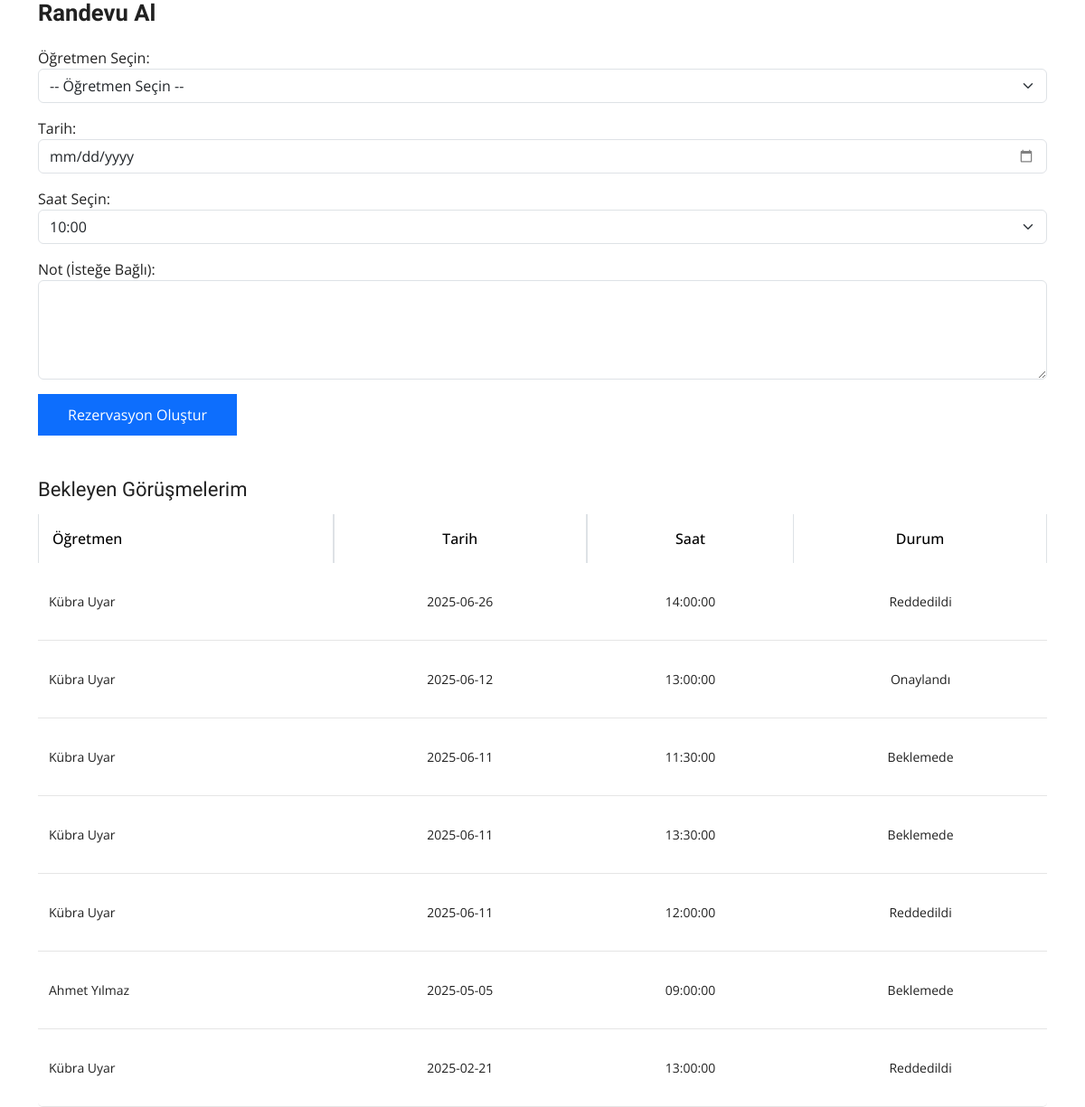
The app's page /KLASOR/gorusme_ayarla.php (signed in), older data.
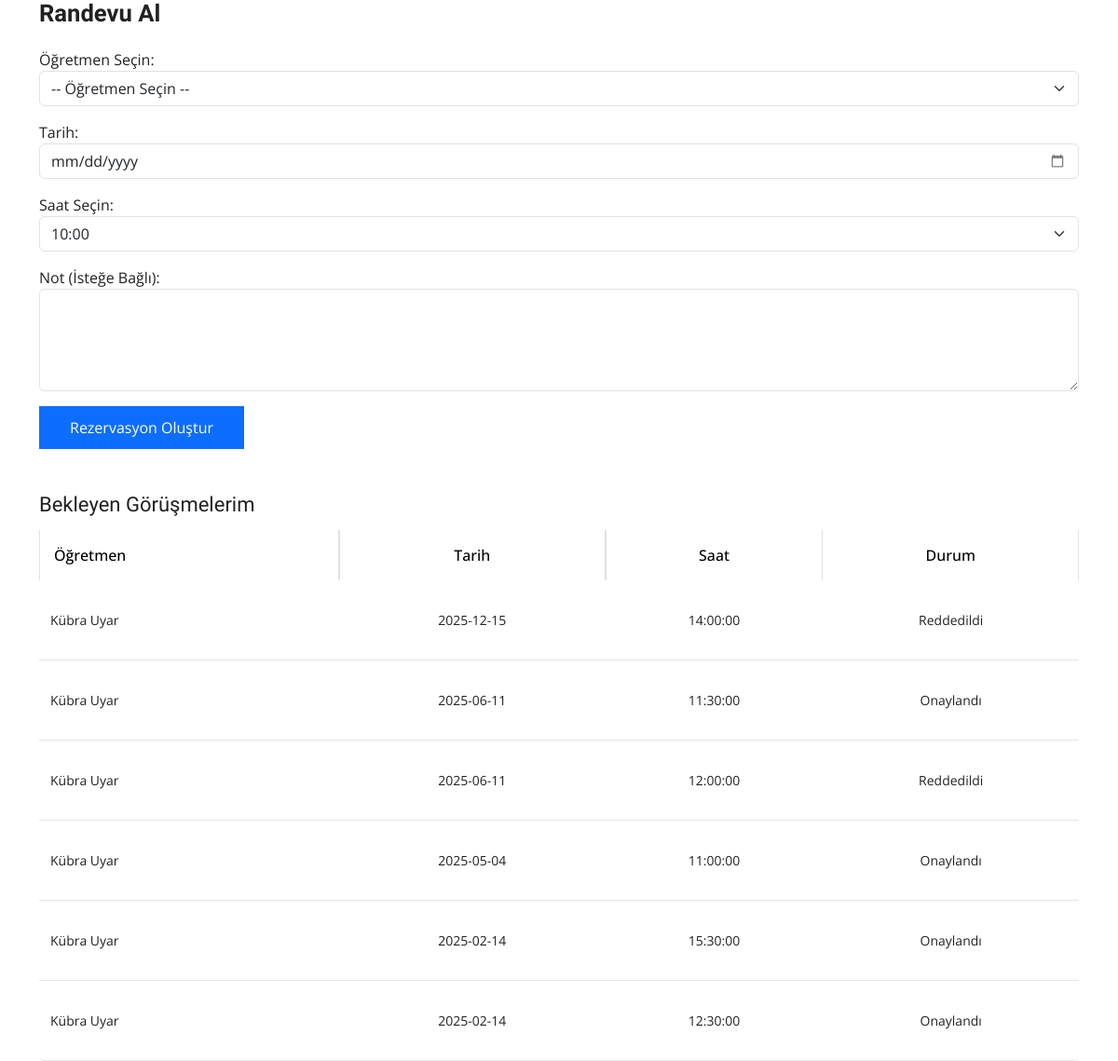
The same page, newer data.
### tables this page shows
CREATE TABLE `rezervasyonlar` (
  `id` int(11) NOT NULL,
  `ogrenci_id` int(11) NOT NULL,
  `ogretmen_id` int(11) NOT NULL,
  `tarih` date NOT NULL,
  `saat` time NOT NULL,
  `baslik` varchar(255) NOT NULL,
  `mesaj` varchar(255) NOT NULL,
  `durum` varchar(255) NOT NULL,
  `ogretmen_notu` text DEFAULT NULL,
  `created_at` datetime NOT NULL,
  `katildi_mi` tinyint(1) DEFAULT 1
);

CREATE TABLE `ogretmenler` (
  `id` int(11) NOT NULL,
  `unvan` varchar(255) NOT NULL,
  `ad_soyad` varchar(255) NOT NULL,
  `email` varchar(255) NOT NULL,
  `sifre` varchar(255) NOT NULL,
  `created_at` datetime NOT NULL
);

### KLASOR/gorusme_ayarla.php (the view, shortened to what this page needs)
<?php
include "db.php";
?>
<!DOCTYPE html>
<html lang="tr">
<head>
  <link rel="stylesheet" href="assets/css/bootstrap.min.css">
  <link rel="stylesheet" href="assets/css/fontawesome-all.min.css">
  <link rel="stylesheet" href="assets/css/line-awesome.min.css">
  <link rel="stylesheet" href="assets/css/main.css">
</head>
<body>
<div class="container">
  <h3 class="mb-4">Randevu Al</h3>
  <form method="POST" action="rezervasyon_kaydet.php">
    <div class="mb-3">
      <label for="ogretmen">Öğretmen Seçin:</label>
      <select name="ogretmen_id" id="ogretmen" class="form-select" required>
        <option value="">-- Öğretmen Seçin --</option>
      </select>
    </div>
    <div class="mb-3">
      <label for="tarih">Tarih:</label>
      <input type="date" name="tarih" id="tarih" class="form-control" required>
    </div>
    <div class="mb-3">
      <label for="saat">Saat Seçin:</label>
      <select name="saat" class="form-select" required>
        <?php
        $saatler = ["10:00", "10:30", "11:00", "11:30", "12:00", "12:30", "13:00", "13:30", "14:00", "14:30", "15:00", "15:30", "16:00", "16:30"];
        foreach ($saatler as $saat) {
            echo "<option value='$saat'>$saat</option>";
        }
        ?>
      </select>
    </div>
    <div class="mb-3">
      <label for="mesaj">Not (İsteğe Bağlı):</label>
      <textarea name="mesaj" id="mesaj" rows="4" class="form-control"></textarea>
    </div>
    <button type="submit" class="btn btn-primary">Rezervasyon Oluştur</button>
  </form>
  <div class="mt-5">
    <h4>Bekleyen Görüşmelerim</h4>
    <table class="table table-bordered">
      <thead>
        <tr>
          <th>Öğretmen</th>
          <th>Tarih</th>
          <th>Saat</th>
          <th>Durum</th>
        </tr>
      </thead>
      <tbody>
        <?php
        $ogrenci_id = $_SESSION['user_id'];
        $query = $db->prepare("SELECT r.*, o.ad_soyad FROM rezervasyonlar r JOIN ogretmenler o ON r.ogretmen_id = o.id WHERE r.ogrenci_id = ? ORDER BY r.tarih DESC");
        $query->execute([$ogrenci_id]);
        foreach ($query as $row) {
            echo "<tr>
                <td>" . htmlspecialchars($row['ad_soyad']) . "</td>
                <td>" . htmlspecialchars($row['tarih']) . "</td>
                <td>" . htmlspecialchars($row['saat']) . "</td>
                <td>" . htmlspecialchars($row['durum']) . "</td>
            </tr>";
        }
        ?>
      </tbody>
    </table>
  </div>
</div>
</body>
</html>

Row changes from the older to the newer data that the page shows:
removed rezervasyonlar: ogretmenler.ad_soyad "Kübra Uyar", tarih "2025-06-26", saat "14:00:00", durum "Reddedildi"
removed rezervasyonlar: ogretmenler.ad_soyad "Kübra Uyar", tarih "2025-06-12", saat "13:00:00", durum "Onaylandı"
removed rezervasyonlar: ogretmenler.ad_soyad "Kübra Uyar", tarih "2025-06-11", saat "11:30:00", durum "Beklemede"
removed rezervasyonlar: ogretmenler.ad_soyad "Kübra Uyar", tarih "2025-06-11", saat "13:30:00", durum "Beklemede"
removed rezervasyonlar: ogretmenler.ad_soyad "Ahmet Yılmaz", tarih "2025-05-05", saat "09:00:00", durum "Beklemede"
removed rezervasyonlar: ogretmenler.ad_soyad "Kübra Uyar", tarih "2025-02-21", saat "13:00:00", durum "Reddedildi"
added rezervasyonlar: ogretmenler.ad_soyad "Kübra Uyar", tarih "2025-12-15", saat "14:00:00", durum "Reddedildi"
added rezervasyonlar: ogretmenler.ad_soyad "Kübra Uyar", tarih "2025-06-11", saat "11:30:00", durum "Onaylandı"
added rezervasyonlar: ogretmenler.ad_soyad "Kübra Uyar", tarih "2025-05-04", saat "11:00:00", durum "Onaylandı"
added rezervasyonlar: ogretmenler.ad_soyad "Kübra Uyar", tarih "2025-02-14", saat "15:30:00", durum "Onaylandı"
added rezervasyonlar: ogretmenler.ad_soyad "Kübra Uyar", tarih "2025-02-14", saat "12:30:00", durum "Onaylandı"
